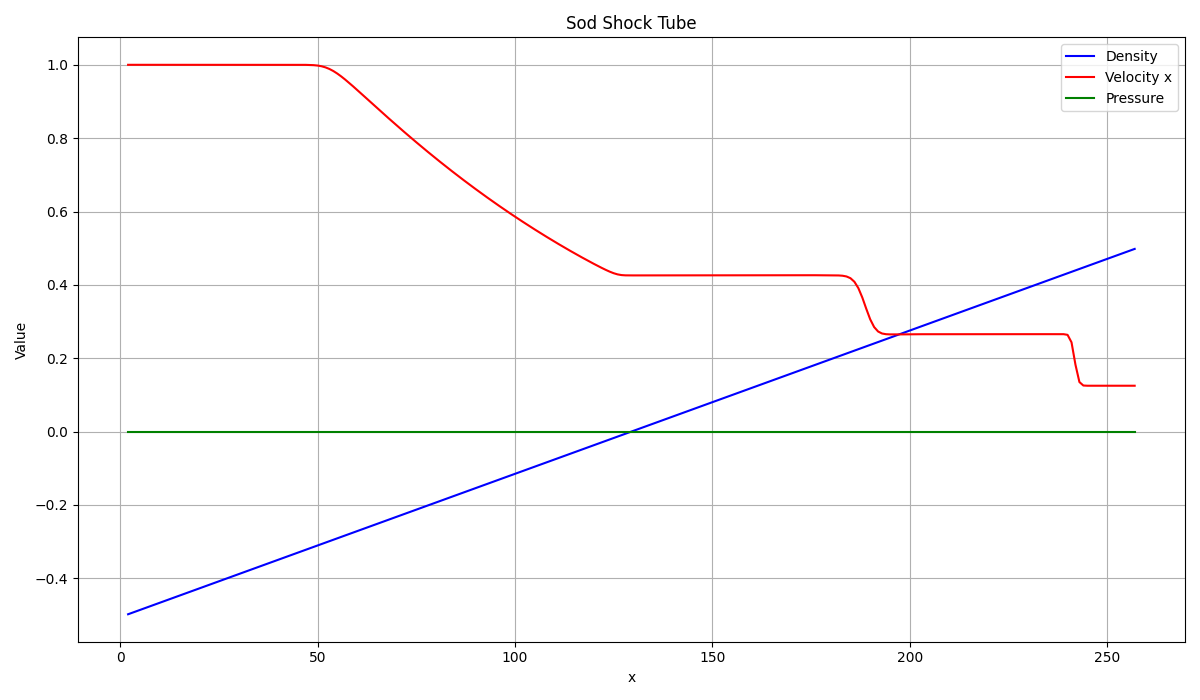

This chart was generated by the following Python code:
import pandas as pd
import matplotlib.pyplot as plt

filename = "Sod.block0.out1.00025.tab"

# delim_whitespace が将来非推奨なので sep='\s+' を使用
data = pd.read_csv(filename, sep='\\s+', comment='#', header=None)

# 列名を 7 列に合わせる
data.columns = ['x', 'rho', 'vx', 'vy', 'vz', 'P', 'E']

# グラフ作成
plt.figure(figsize=(12,7))
plt.plot(data['x'], data['rho'], label='Density', color='blue')
plt.plot(data['x'], data['vx'], label='Velocity x', color='red')
plt.plot(data['x'], data['P'], label='Pressure', color='green')

plt.xlabel('x')
plt.ylabel('Value')
plt.title('Sod Shock Tube')
plt.legend()
plt.grid(True)
plt.tight_layout()
plt.savefig('1D_sod.png')
import os
os.system('explorer.exe 1D_sod.png')  # Windows 上で開く